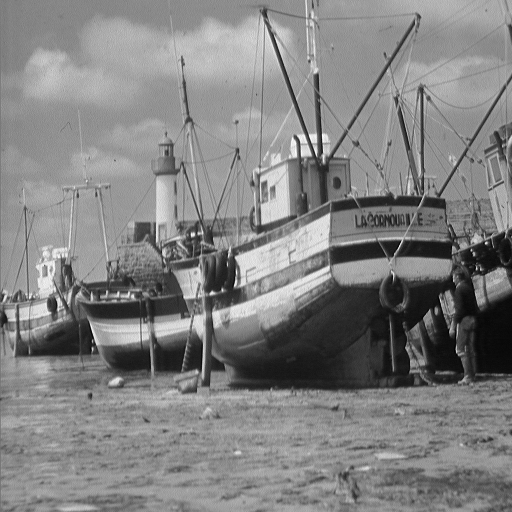
#> input picture samples/boat.tiff, 512 x 512 px
$ python task03_linear_spatial_filtering.py
#> lines starting #> are read from the running program, lines starting #| are printed output that depends on the picture
import math
from typing import Tuple

import cv2
import numpy as np
from matplotlib import pyplot as plt


def kernel_squared_mean_filter(size: Tuple[int, int]) -> np.ndarray:
    """Returns a kernel the of given size for the mean filter."""
    # YOUR CODE HERE: see `np.ones(...)`
    kernel = 1 / (size[0] * size[1]) * np.ones(size)
    return kernel


def kernel_gaussian_filter(size: Tuple[int, int], sigma: float) -> np.ndarray:
    """Returns a kernel of the given size for the Gaussian filter."""
    # YOUR CODE HERE: see `np.exp(...)`
    kernel = np.ones(size, dtype=np.float64)
    for i in range(size[0]):
        for j in range(size[1]):
            kernel[i, j] = np.exp((np.power(i - size[0]//2, 2) + np.power(j - size[1]//2, 2)) / (-2 * sigma * sigma))
    return kernel/np.sum(kernel)


def kernel_sharpening(kernel_smoothing: np.ndarray, alpha: float) -> np.ndarray:
    """Returns a kernel for sharpening the image."""
    # YOUR CODE HERE: see `np.zeros(...)` and `np.zeros_like(...)`
    identity = np.zeros_like(kernel_smoothing)
    identity[identity.shape[0]//2, identity.shape[1]//2] = 1
    kernel = identity - kernel_smoothing
    return identity + alpha * kernel


def kernel_horizontal_derivative() -> np.ndarray:
    """Returns a 3x1 kernel for the horizontal derivative using first order central difference coefficients. """
    # YOUR CODE HERE
    return 0.5 * np.array([[1, 0, -1]])


def kernel_vertical_derivative() -> np.ndarray:
    """Returns a 1x3 kernel for the vertical derivative using first order central difference coefficients. """
    # YOUR CODE HERE: see `np.transpose(...)`
    return 0.5 * np.transpose(np.array([[1, 0, -1]]))

def kernel_sobel_horizontal() -> np.ndarray:
    """Returns the sobel operator for horizontal derivatives. """
    # YOUR CODE HERE
    kernel = [
        [1, 0, -1],
        [2, 0, -2],
        [1, 0, -1]
    ]
    return np.array(kernel)/np.sum(np.abs(kernel))


def kernel_sobel_vertical() -> np.ndarray:
    """Returns the sobel operator for vertical derivatives. """
    # YOUR CODE HERE: see `np.transpose(...)`
    kernel = [
        [1, 0, -1],
        [2, 0, -2],
        [1, 0, -1]
    ]
    return np.transpose(np.array(kernel))/np.sum(np.abs(kernel))


def kernel_LoG_filter() -> np.ndarray:
    """Returns a 3x3 kernel for the Laplacian of Gaussian filter."""
    # YOUR CODE HERE
    return kernel_horizontal_derivative() * kernel_gaussian_filter([3, 3], 1)


if __name__ == '__main__':
    # Show effect on subset of boat image.
    img = cv2.imread('../samples/boat.tiff', cv2.IMREAD_GRAYSCALE)  # Read the image.
#> img is the input picture: shape (512, 512); min 0, max 255, mean 129.7
    img = img.astype('float32')     # Convert to float32 to avoid overflow and rounding errors
    img = img[150:200, 150:200]     # Select a small window
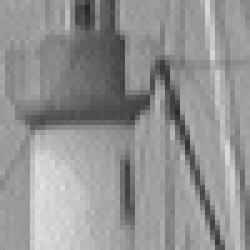
#> img: shape (50, 50) float32 (shown 5 times larger); min 38, max 226, mean 146.8

    kernels = {
        'kernel_squared_mean_filter': kernel_squared_mean_filter(size=(3, 3)),
        'kernel_gaussian_filter': kernel_gaussian_filter(size=(3, 3), sigma=10.0),
        'kernel_sharpening': kernel_sharpening(kernel_squared_mean_filter(size=(3, 3)), alpha=2),
        'kernel_horizontal_derivative': kernel_horizontal_derivative(),
        'kernel_vertical_derivative': kernel_vertical_derivative(),
        'kernel_sobel_horizontal': kernel_sobel_horizontal(),
        'kernel_sobel_vertical': kernel_sobel_vertical(),
        'kernel_LoG_filter': kernel_LoG_filter(),
    }
    kernels = {k: v for k, v in kernels.items() if v is not None}  # Remove None values.

    for name, kernel in kernels.items():
        output = cv2.filter2D(src=img, ddepth=-1, kernel=kernel)
        # Visualize images
        fig, axs = plt.subplots(1, 2)
        axs[0].set_title(name)
        im = axs[0].imshow(kernel, cmap='gray')
        plt.colorbar(im, ax=axs[0])
        axs[1].imshow(output, cmap='gray')  # ddpeth=-1 means same as input
        # Display figure
        plt.show()
#> this loop made 8 passes
#> pass 1, `output = cv2.filter2D(src=img, ddepth=-1, kernel=kernel)`:
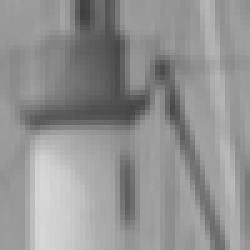
#> output: shape (50, 50) float32 (shown 5 times larger); min 62.44, max 216, mean 146.8
#> pass 1, `plt.show()`:
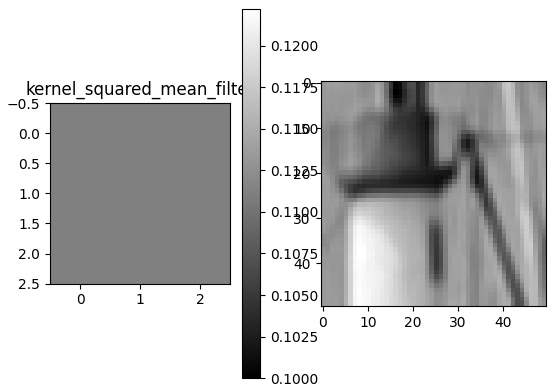
#> figure drawn by matplotlib, 3 panels
#> pass 2, `plt.show()`:
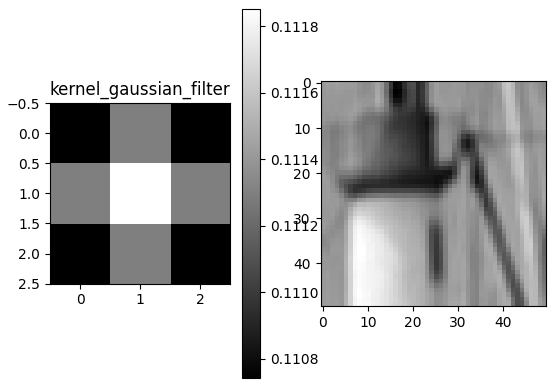
#> figure drawn by matplotlib, 3 panels
#> pass 3, `output = cv2.filter2D(src=img, ddepth=-1, kernel=kernel)`:
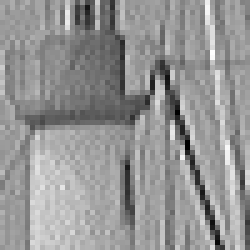
#> output: shape (50, 50) float32 (shown 5 times larger); min -53.67, max 289, mean 146.9; drawn with min black and max white

$ run again, with samples/mandril.tiff copied over samples/boat.tiff
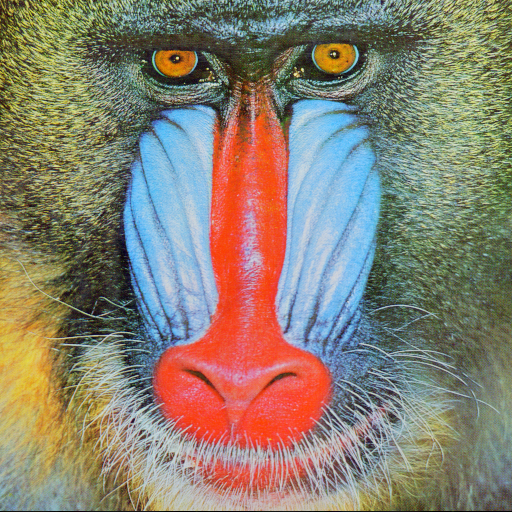
#> input picture samples/mandril.tiff, 512 x 512 px
#> the loop `for name, kernel in kernels.items():` made 8 passes
#> pass 1, `plt.show()`:
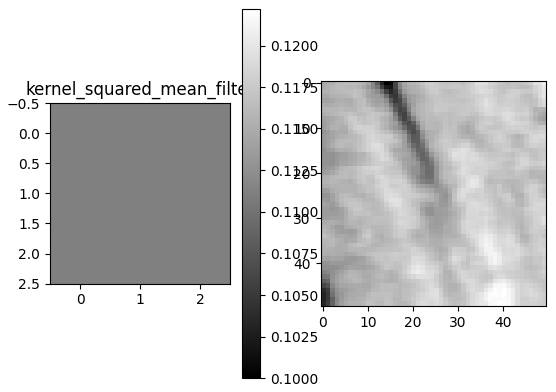
#> figure drawn by matplotlib, 3 panels
#> pass 3, `output = cv2.filter2D(src=img, ddepth=-1, kernel=kernel)`:
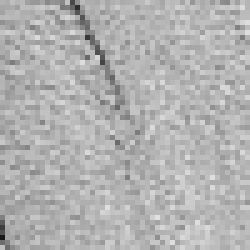
#> output: shape (50, 50) float32 (shown 5 times larger); min 25.33, max 225.2, mean 178.5

$ run again, with samples/peppers.tiff copied over samples/boat.tiff
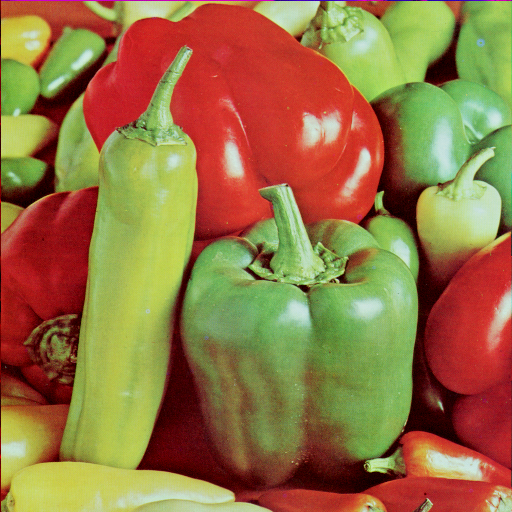
#> input picture samples/peppers.tiff, 512 x 512 px
#> the loop `for name, kernel in kernels.items():` made 8 passes
#> pass 1, `plt.show()`:
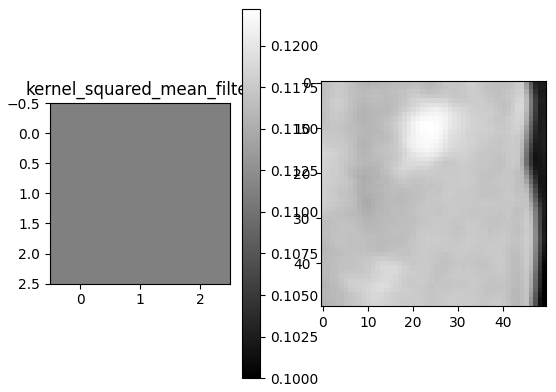
#> figure drawn by matplotlib, 3 panels
#> pass 3, `output = cv2.filter2D(src=img, ddepth=-1, kernel=kernel)`:
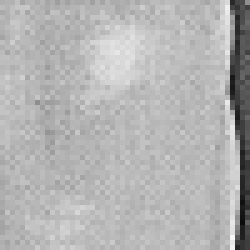
#> output: shape (50, 50) float32 (shown 5 times larger); min 11.22, max 246.1, mean 179.6
